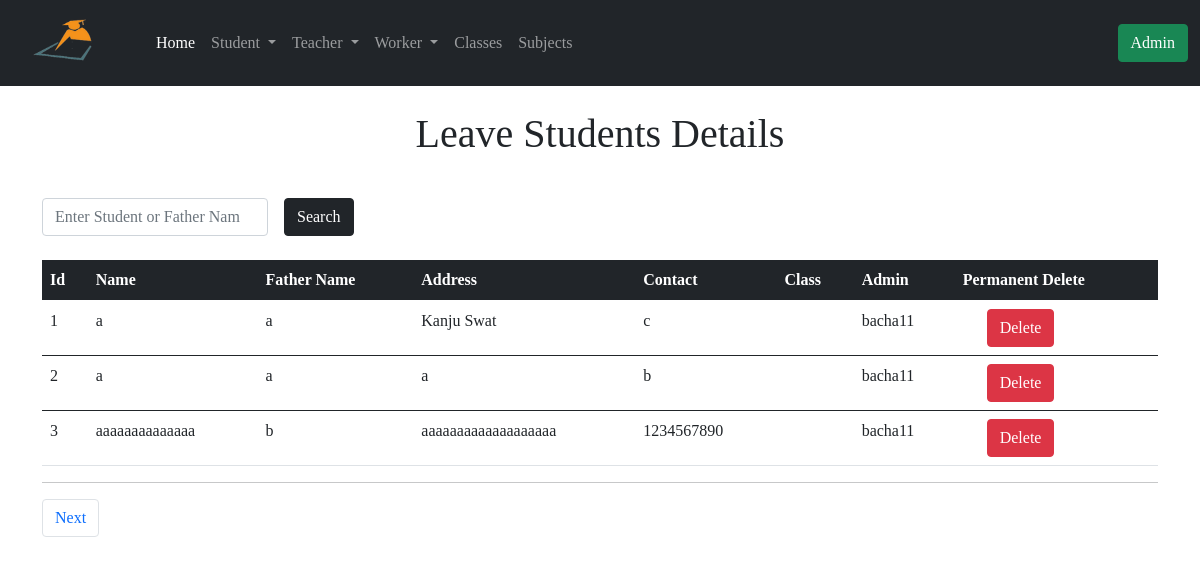
The app's page /leave_student_detials, older data.
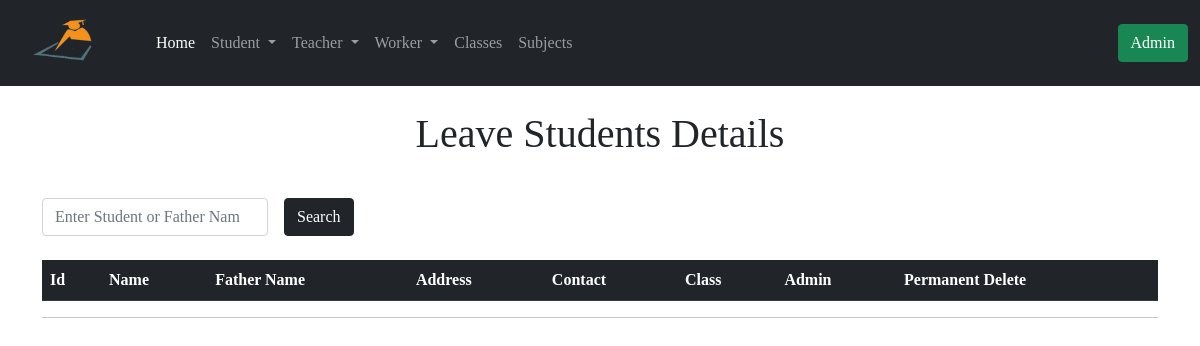
The same page, newer data.
### app/models.py (models this page shows, shortened)
class LeaveStudent(db.Model):
    id = db.Column(db.Integer, primary_key=True)
    std_name = db.Column(db.String(64), index=True)
    f_name = db.Column(db.String(64), index=True)
    std_address = db.Column(db.String(128), index=True)
    std_contact = db.Column(db.String(64), index=True)
    leave_date = db.Column(db.DateTime, default=datetime.utcnow())
    std_class = db.Column(db.Integer, db.ForeignKey('class.id'))
    admin_id = db.Column(db.Integer, db.ForeignKey('admin.id'))

class Admin(UserMixin, db.Model):
    id = db.Column(db.Integer, primary_key=True)
    username = db.Column(db.String(32), unique=True, index=True)
    email = db.Column(db.String(64), unique=True, index=True)
    password_hash = db.Column(db.String(128))
    join_date = db.Column(db.DateTime, default=datetime.utcnow())
    student = db.relationship('Student', backref='admin')
    leavestudent = db.relationship('LeaveStudent', backref='admin')
    teacher = db.relationship('Teacher', backref='admin')
    worker = db.relationship('Worker', backref='admin')
    leaveworker = db.relationship('LeaveWorker', backref='admin')
    classs = db.relationship('Class', backref='admin')
    subject = db.relationship('Subject', backref='admin')

### app/routes.py (the view)
@app.route('/leave_student_detials')
def leave_student_detials():
    query = request.args.get('query')
    if query:
        students = LeaveStudent.query.filter(LeaveStudent.std_name.contains(query)|
                                        LeaveStudent.f_name.contains(query))
        return render_template('leave_student_detials.html', title='Leave Students Detials', students=students, query=query)
    page = request.args.get('page', 1, type=int)
    students = LeaveStudent.query.order_by(LeaveStudent.id.asc()).paginate(
        page, app.config['ENTRY_PER_PAGE'], False)
    next_url = url_for('leave_student_detials', page=students.next_num) \
        if students.has_next else None
    prev_url = url_for('leave_student_detials', page=students.prev_num) \
        if students.has_prev else None
    return render_template('leave_student_detials.html', title='Leave Students Detials', students=students.items, next_url=next_url, prev_url=prev_url)

### app/templates/leave_student_detials.html (shortened to what this page needs)
{% extends 'base.html' %}
{% block content %}
<div class="container">
  {% if query %}
  <h1 class="text-center mt-4">Search Result About! <span class="text-primary"> {{ query }} </span></h1>
  {% else %}
  <h1 class="text-center mt-4"> Leave Students Details</h1>
  {% endif %}
  <form action="" method="GET">
    <div class="row g-3 align-items-center mt-4">
      <div class="col-auto">
        <input type="search" name="query" id="inputPassword6" value="{{query}}" class="form-control" placeholder="Enter Student or Father Name" required>
      </div>
      <div class="col-auto">
        <button type="submit" class="btn btn-dark">Search</button>
      </div>
    </div>
  </form>
<table class="table mt-4">
    <thead class="table-dark">
      <tr>
        <th scope="col">Id</th>
        <th scope="col">Name</th>
        <th scope="col">Father Name</th>
        <th scope="col">Address</th>
        <th scope="col">Contact</th>
        <th scope="col">Class</th>
        <th scope="col">Admin</th>
        <th scope="col">Permanent Delete</th>
      </tr>
    </thead>
    {% for student in students %}
    <tbody>
      <tr>
        <td> {{ student.id }}</td>
        <td> {{ student.std_name }} </td>
        <td> {{ student.f_name }} </td>
        <td> {{ student.std_address }} </td>
        <td> {{ student.std_contact }} </td>
        <td>  {{ student.stdclass.cls_name }} </a></td>
        <td> {{ student.admin.username }} </td>
        <td>
            <button type="button" class="btn btn-danger ms-4" data-bs-toggle="modal" data-bs-target="#exampleModal">
            Delete
            </button>
        </td>
      </tr>
    </tbody>
    {% endfor %}
  </table>
  <hr>
  <nav aria-label="Page navigation example">
    <ul class="pagination">
      {% if next_url %}
      <li class="page-item"><a class="page-link" href="{{ next_url }}">Next</a></li>
      {% endif %}
    </ul>
  </nav>
</div>
{% endblock %}

### app/templates/base.html (shortened to what this page needs)
<!DOCTYPE html>
<html lang="en">
<head>
    <link href="https://cdn.jsdelivr.net/npm/bootstrap@5.0.0-beta2/dist/css/bootstrap.min.css" rel="stylesheet">
</head>
<body>
    {% include 'nav.html' %}
    {% block content %} {% endblock %}
</body>
</html>

### app/templates/nav.html (shortened to what this page needs)
<nav class="navbar navbar-expand-lg navbar-dark bg-dark">
    <div class="container-fluid">
      <a class="navbar-brand" href="{{ url_for('index') }}"><img src=" {{ url_for('static', filename='image/rsz_1logo.png')}} " class="brand_logo " width="120px" height="60px"  alt="Logo"></a>
      <div class="collapse navbar-collapse" id="navbarSupportedContent">
        <ul class="navbar-nav me-auto mb-2 mb-lg-0">
          <li class="nav-item">
            <a class="nav-link active" aria-current="page" href="{{ url_for('index') }}">Home</a>
          </li>
          <li class="nav-item dropdown">
            <a class="nav-link dropdown-toggle" href="#" id="navbarDropdown" role="button" data-bs-toggle="dropdown" aria-expanded="false">
              Student
            </a>
          </li>
          <li class="nav-item dropdown">
            <a class="nav-link dropdown-toggle" href="#" id="navbarDropdown" role="button" data-bs-toggle="dropdown" aria-expanded="false">
              Teacher
            </a>
          </li>
          <li class="nav-item dropdown">
            <a class="nav-link dropdown-toggle" href="#" id="navbarDropdown" role="button" data-bs-toggle="dropdown" aria-expanded="false">
              Worker
            </a>
          </li>
          <li class="nav-item">
            <a class="nav-link " aria-current="page" href="{{ url_for('list_of_class') }}">Classes</a>
          </li>
          <li class="nav-item">
            <a class="nav-link " aria-current="page" href="{{ url_for('list_of_subject') }}">Subjects</a>
          </li>
        </ul>
        {% if current_user.is_anonymous %}
        <a href="{{ url_for('admin_login') }}"><button class="btn btn-success ms-2">Admin</button></a>
        {% else %}
        <a href="{{ url_for('admin_logout') }}"><button class="btn btn-success ms-2">Logout</button></a>
        {% endif %}
      </div>
    </div>
  </nav>

### app/templates/base.html (style rules this page uses)
body { font-family: 'Times New Roman', Times, serif; }

Row changes from the older to the newer data that the page shows:
removed LeaveStudent: id "1", std_name "a", f_name "a", std_address "Kanju Swat", std_contact "c", admin.username "bacha11"
removed LeaveStudent: id "2", std_name "a", f_name "a", std_address "a", std_contact "b", admin.username "bacha11"
removed LeaveStudent: id "3", std_name "aaaaaaaaaaaaaa", f_name "b", std_address "aaaaaaaaaaaaaaaaaaa", std_contact "1234567890", admin.username "bacha11"
Text that changed along with them:
text no longer shown: "Next"
